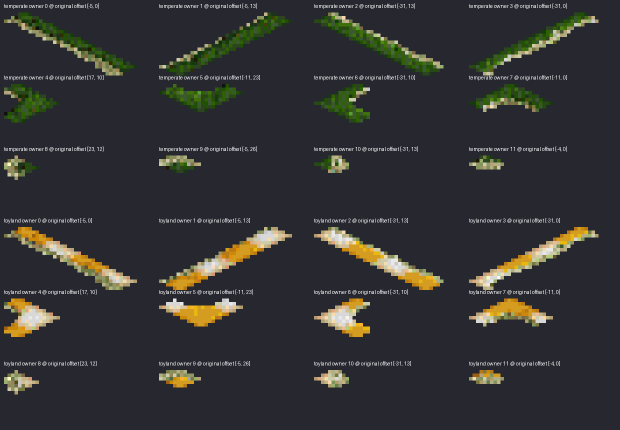
#> input picture opentt3d/reviews/20261004/river-bank-breadth/source-detail-inspection.png, 1240 x 860 px (shown at 1/2 size); its folder holds only this picture in this run
$ python -i make-detail-sheets.py   (imports and definitions only)
#> lines starting #> are read from the running program, lines starting #| are printed output that depends on the picture
#> further down, picture is the input picture: PIL image 1240x860 RGB; mean R, G, B 50.8, 51.5, 51.7
"""Nearest-neighbour display magnification for individual inspection, never equality."""
import argparse
import json
from pathlib import Path
import sys
from PIL import Image,ImageChops,ImageDraw

HERE = Path(__file__).resolve().parent
ROOT = HERE.parents[3]
sys.path.insert(0,str(ROOT / "tools/assets"))
from compare_galleries import captures,image
from contact_sheet import compose_registered
from object_review import registered_native,equal_scale_pair


def inspect_view(picture):
    # Display-only orbit/street crop; full originals stay hashed and compared.
    box = ImageChops.difference(picture.convert("RGB"),Image.new("RGB",picture.size,picture.getpixel((0,0))[:3])).getbbox()
#> box = (8, 7, 1197, 789)
    if box: picture = picture.crop(box)
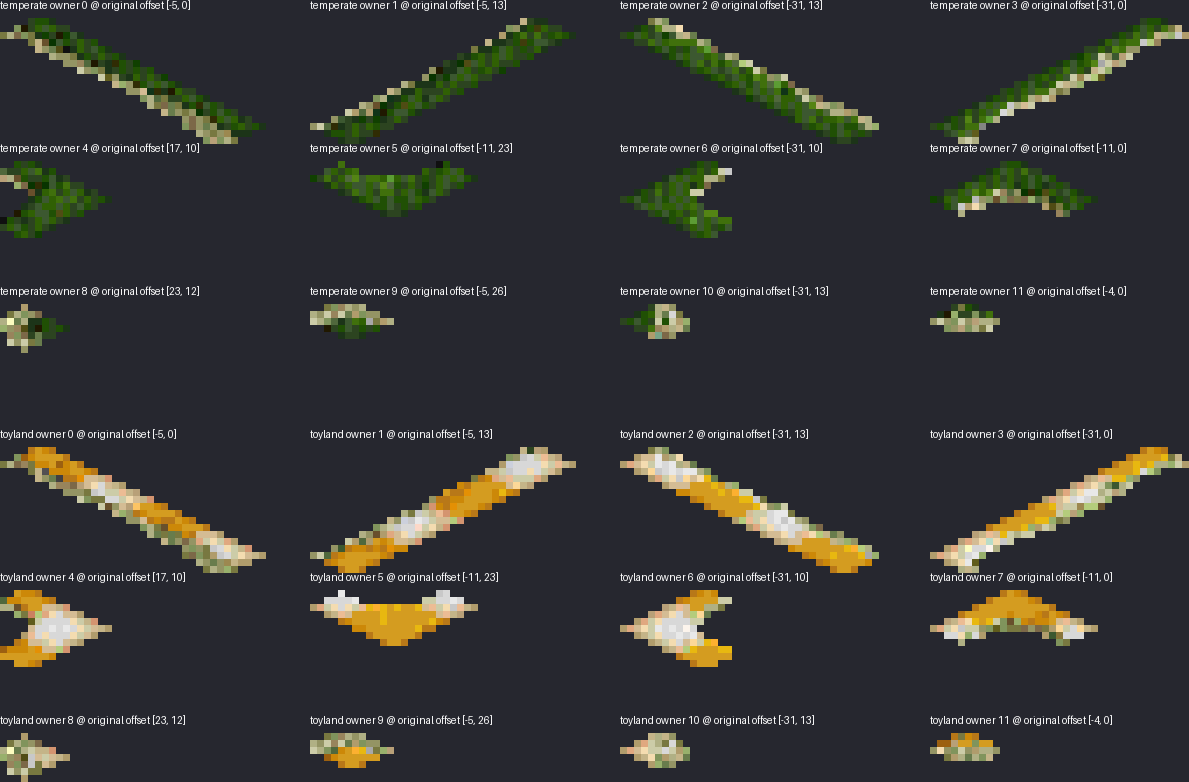
#> picture: PIL image 1189x782 RGB; mean R, G, B 52.6, 53.3, 52.4
    factor = max(1,min(8,275//picture.width,250//picture.height))
#> factor = 1
    return picture.resize((picture.width*factor,picture.height*factor),Image.Resampling.NEAREST)


def main():
    parser = argparse.ArgumentParser(description=__doc__)
    parser.add_argument("--revision",choices=("initial","revised","snow-repaired","paint-repaired","acknowledged"),required=True)
    parser.add_argument("--climates",nargs="+",choices=("temperate","arctic","tropic","toyland"),default=("temperate","arctic","tropic","toyland"))
    args = parser.parse_args()
    target = HERE / (args.revision+"-detail-sheets")
    if target.exists(): raise ValueError("Retain prior display sheets")
    target.mkdir(); rows = []
    for source in json.loads((HERE / "actual-source-index.json").read_text()):
        climate = ("temperate","arctic","tropic","toyland")[source["climate"]]; edge = source["requested_offset"]
        if climate not in args.climates: continue
        name = f"river_bank_study_{climate}_flat_{edge:02d}"; prefix = "model-voxel-"+name
        directory = HERE / (args.revision+"-native-controls") / f"breadth-original-river-bank-{args.revision}-{climate}-vulkan-study/renderer3d-reference"
        frames = captures(directory,prefix+"-*"); assert len(frames) == 9
        registration = directory / (prefix+"-native.json")
        original = compose_registered([(image(ROOT / source["source_pam"]),*source["native_offset"])])
        native = registered_native(frames[prefix+"-native"],json.loads(registration.read_text()))
        pair,bounds = equal_scale_pair(original,native,factor=8)
        canvas = Image.new("RGB",(1200,1000),(38,39,47)); draw = ImageDraw.Draw(canvas)
        draw.text((8,8),name+" — "+args.revision+" unbound study; display magnification does not relax any comparison",fill="white")
        for slot,picture in enumerate(pair):
            canvas.paste(picture,(slot*600+(600-picture.width)//2,60),picture)
            draw.text((slot*600+8,35),"Original at8x native scale" if slot == 0 else "Independent volume at the same8x native tile anchor",fill="white")
        for view in range(8):
            picture = inspect_view(image(frames[prefix+f"-{view}"]))
            x,y = view%4*300,330+view//4*320
            canvas.paste(picture,(x+(300-picture.width)//2,y+35+(250-picture.height)//2))
            draw.text((x+8,y),f"{'Orbit' if view < 4 else 'Street'} {view%4} — display only",fill="white")
        path = target / (name+".png"); canvas.save(path)
        rows.append({"model":name,"climate":source["climate"],"edge":edge,"sheet":str(path.relative_to(ROOT)),
            "source":source["source_pam"],"source_sha256":source["source_pam_sha256"],"shared_bounds":bounds,
            "native_registration":str(registration.relative_to(ROOT)),"native_view":str(frames[prefix+"-native"].relative_to(ROOT)),
            "source_native_display_scale":8,"display_resizing_never_used_for_comparison":True,"approval":False})
    assert len(rows) == 12*len(set(args.climates))
    (target / "index.json").write_text(json.dumps(rows,indent=2)+"\n")
    print(json.dumps({"individual_model_detail_sheets":len(rows),"same_native_registration":True,"quality_approvals":0}))


# [1 line not run here, left out]

>>> from PIL import Image
>>> picture = Image.open('source-detail-inspection.png')
>>> result = inspect_view(picture)
